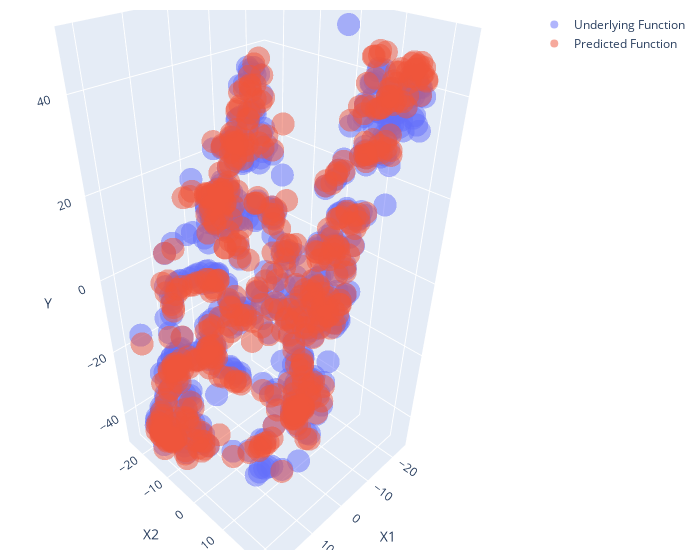

Notebook source saved alongside this figure:
### Code cell
X_reduced = TSNE(n_components=2).fit_transform(x)
y_true_reduced = TSNE(n_components=1).fit_transform(y_true)
y_pred_reduced = TSNE(n_components=1).fit_transform(model(x).detach())
print(f'X_reduced: {X_reduced.shape}, y_true_reduced: {y_true_reduced.shape}, y_pred_reduced: {y_pred_reduced.shape}')
plot_intereactive_3d(X_reduced,y_true_reduced,y_pred_reduced)

### Figure 1 — Plotly figure (JSON) as saved in the notebook; plotly's stock layout.template omitted (floating-point values rounded to 4 significant figures; data arrays with more than 128 entries replaced by an {"elided": "..."} marker saying what was removed)
{"data": [{"mode": "markers", "name": "Underlying Function", "opacity": 0.5, "type": "scatter3d", "x": {"elided": "500 float values"}, "y": {"elided": "500 float values"}, "z": {"elided": "500 float values"}}, {"mode": "markers", "name": "Predicted Function", "opacity": 0.5, "type": "scatter3d", "x": {"elided": "500 float values"}, "y": {"elided": "500 float values"}, "z": {"elided": "500 float values"}}], "layout": {"margin": {"b": 10, "l": 10, "r": 20, "t": 10}, "scene": {"xaxis": {"title": {"text": "X1"}}, "yaxis": {"title": {"text": "X2"}}, "zaxis": {"title": {"text": "Y"}}}, "width": 700}}
